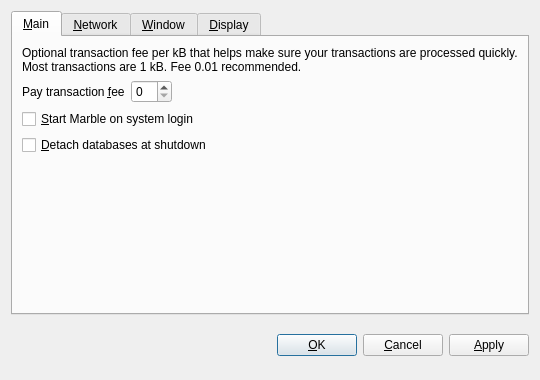
<?xml version="1.0" encoding="UTF-8"?>
<ui version="4.0">
 <class>OptionsDialog</class>
 <widget class="QDialog" name="OptionsDialog">
  <property name="geometry">
   <rect>
    <x>0</x>
    <y>0</y>
    <width>540</width>
    <height>380</height>
   </rect>
  </property>
  <property name="windowTitle">
   <string>Options</string>
  </property>
  <property name="modal">
   <bool>true</bool>
  </property>
  <layout class="QVBoxLayout" name="verticalLayout">
   <item>
    <widget class="QTabWidget" name="tabWidget">
     <property name="tabPosition">
      <enum>QTabWidget::North</enum>
     </property>
     <property name="currentIndex">
      <number>0</number>
     </property>
     <widget class="QWidget" name="tabMain">
      <attribute name="title">
       <string>&amp;Main</string>
      </attribute>
      <layout class="QVBoxLayout" name="verticalLayout_Main">
       <item>
        <widget class="QLabel" name="transactionFeeInfoLabel">
         <property name="text">
          <string>Optional transaction fee per kB that helps make sure your transactions are processed quickly. Most transactions are 1 kB. Fee 0.01 recommended.</string>
         </property>
         <property name="textFormat">
          <enum>Qt::PlainText</enum>
         </property>
         <property name="wordWrap">
          <bool>true</bool>
         </property>
        </widget>
       </item>
       <item>
        <layout class="QHBoxLayout" name="horizontalLayout_Main">
         <item>
          <widget class="QLabel" name="transactionFeeLabel">
           <property name="text">
            <string>Pay transaction &amp;fee</string>
           </property>
           <property name="textFormat">
            <enum>Qt::PlainText</enum>
           </property>
           <property name="buddy">
            <cstring>transactionFee</cstring>
           </property>
          </widget>
         </item>
         <item>
          <widget class="BitcoinAmountField" name="transactionFee"/>
         </item>
         <item>
          <spacer name="horizontalSpacer_Main">
           <property name="orientation">
            <enum>Qt::Horizontal</enum>
           </property>
           <property name="sizeHint" stdset="0">
            <size>
             <width>40</width>
             <height>20</height>
            </size>
           </property>
          </spacer>
         </item>
        </layout>
       </item>
       <item>
        <widget class="QCheckBox" name="bitcoinAtStartup">
         <property name="toolTip">
          <string>Automatically start Marble after logging in to the system.</string>
         </property>
         <property name="text">
          <string>&amp;Start Marble on system login</string>
         </property>
        </widget>
       </item>
       <item>
        <widget class="QCheckBox" name="detachDatabases">
         <property name="toolTip">
          <string>Detach block and address databases at shutdown. This means they can be moved to another data directory, but it slows down shutdown. The wallet is always detached.</string>
         </property>
         <property name="text">
          <string>&amp;Detach databases at shutdown</string>
         </property>
        </widget>
       </item>
       <item>
        <spacer name="verticalSpacer_Main">
         <property name="orientation">
          <enum>Qt::Vertical</enum>
         </property>
         <property name="sizeHint" stdset="0">
          <size>
           <width>20</width>
           <height>40</height>
          </size>
         </property>
        </spacer>
       </item>
      </layout>
     </widget>
     <widget class="QWidget" name="tabNetwork">
      <attribute name="title">
       <string>&amp;Network</string>
      </attribute>
      <layout class="QVBoxLayout" name="verticalLayout_Network">
       <item>
        <widget class="QCheckBox" name="mapPortUpnp">
         <property name="toolTip">
          <string>Automatically open the Marble client port on the router. This only works when your router supports UPnP and it is enabled.</string>
         </property>
         <property name="text">
          <string>Map port using &amp;UPnP</string>
         </property>
        </widget>
       </item>
       <item>
        <widget class="QCheckBox" name="connectSocks">
         <property name="toolTip">
          <string>Connect to the Marble network through a SOCKS proxy (e.g. when connecting through Tor).</string>
         </property>
         <property name="text">
          <string>&amp;Connect through SOCKS proxy:</string>
         </property>
        </widget>
       </item>
       <item>
        <layout class="QHBoxLayout" name="horizontalLayout_Network">
         <item>
          <widget class="QLabel" name="proxyIpLabel">
           <property name="text">
            <string>Proxy &amp;IP:</string>
           </property>
           <property name="textFormat">
            <enum>Qt::PlainText</enum>
           </property>
           <property name="buddy">
            <cstring>proxyIp</cstring>
           </property>
          </widget>
         </item>
         <item>
          <widget class="QValidatedLineEdit" name="proxyIp">
           <property name="maximumSize">
            <size>
             <width>140</width>
             <height>16777215</height>
            </size>
           </property>
           <property name="toolTip">
            <string>IP address of the proxy (e.g. 127.0.0.1)</string>
           </property>
          </widget>
         </item>
         <item>
          <widget class="QLabel" name="proxyPortLabel">
           <property name="text">
            <string>&amp;Port:</string>
           </property>
           <property name="textFormat">
            <enum>Qt::PlainText</enum>
           </property>
           <property name="buddy">
            <cstring>proxyPort</cstring>
           </property>
          </widget>
         </item>
         <item>
          <widget class="QLineEdit" name="proxyPort">
           <property name="maximumSize">
            <size>
             <width>55</width>
             <height>16777215</height>
            </size>
           </property>
           <property name="toolTip">
            <string>Port of the proxy (e.g. 9050)</string>
           </property>
          </widget>
         </item>
         <item>
          <widget class="QLabel" name="socksVersionLabel">
           <property name="text">
            <string>SOCKS &amp;Version:</string>
           </property>
           <property name="textFormat">
            <enum>Qt::PlainText</enum>
           </property>
           <property name="buddy">
            <cstring>socksVersion</cstring>
           </property>
          </widget>
         </item>
         <item>
          <widget class="QValueComboBox" name="socksVersion">
           <property name="toolTip">
            <string>SOCKS version of the proxy (e.g. 5)</string>
           </property>
          </widget>
         </item>
         <item>
          <spacer name="horizontalSpacer_Network">
           <property name="orientation">
            <enum>Qt::Horizontal</enum>
           </property>
           <property name="sizeHint" stdset="0">
            <size>
             <width>40</width>
             <height>20</height>
            </size>
           </property>
          </spacer>
         </item>
        </layout>
       </item>
       <item>
        <spacer name="verticalSpacer_Network">
         <property name="orientation">
          <enum>Qt::Vertical</enum>
         </property>
         <property name="sizeHint" stdset="0">
          <size>
           <width>20</width>
           <height>40</height>
          </size>
         </property>
        </spacer>
       </item>
      </layout>
     </widget>
     <widget class="QWidget" name="tabWindow">
      <attribute name="title">
       <string>&amp;Window</string>
      </attribute>
      <layout class="QVBoxLayout" name="verticalLayout_Window">
       <item>
        <widget class="QCheckBox" name="minimizeToTray">
         <property name="toolTip">
          <string>Show only a tray icon after minimizing the window.</string>
         </property>
         <property name="text">
          <string>&amp;Minimize to the tray instead of the taskbar</string>
         </property>
        </widget>
       </item>
       <item>
        <widget class="QCheckBox" name="minimizeOnClose">
         <property name="toolTip">
          <string>Minimize instead of exit the application when the window is closed. When this option is enabled, the application will be closed only after selecting Quit in the menu.</string>
         </property>
         <property name="text">
          <string>M&amp;inimize on close</string>
         </property>
        </widget>
       </item>
       <item>
        <spacer name="verticalSpacer_Window">
         <property name="orientation">
          <enum>Qt::Vertical</enum>
         </property>
         <property name="sizeHint" stdset="0">
          <size>
           <width>20</width>
           <height>40</height>
          </size>
         </property>
        </spacer>
       </item>
      </layout>
     </widget>
     <widget class="QWidget" name="tabDisplay">
      <attribute name="title">
       <string>&amp;Display</string>
      </attribute>
      <layout class="QVBoxLayout" name="verticalLayout_Display">
       <item>
        <layout class="QHBoxLayout" name="horizontalLayout_1_Display">
         <item>
          <widget class="QLabel" name="langLabel">
           <property name="text">
            <string>User Interface &amp;language:</string>
           </property>
           <property name="textFormat">
            <enum>Qt::PlainText</enum>
           </property>
           <property name="buddy">
            <cstring>lang</cstring>
           </property>
          </widget>
         </item>
         <item>
          <widget class="QValueComboBox" name="lang">
           <property name="toolTip">
            <string>The user interface language can be set here. This setting will take effect after restarting Marble.</string>
           </property>
          </widget>
         </item>
        </layout>
       </item>
       <item>
        <layout class="QHBoxLayout" name="horizontalLayout_2_Display">
         <item>
          <widget class="QLabel" name="unitLabel">
           <property name="text">
            <string>&amp;Unit to show amounts in:</string>
           </property>
           <property name="textFormat">
            <enum>Qt::PlainText</enum>
           </property>
           <property name="buddy">
            <cstring>unit</cstring>
           </property>
          </widget>
         </item>
         <item>
          <widget class="QValueComboBox" name="unit">
           <property name="toolTip">
            <string>Choose the default subdivision unit to show in the interface and when sending coins.</string>
           </property>
          </widget>
         </item>
        </layout>
       </item>
       <item>
        <widget class="QCheckBox" name="displayAddresses">
         <property name="toolTip">
          <string>Whether to show Marble addresses in the transaction list or not.</string>
         </property>
         <property name="text">
          <string>&amp;Display addresses in transaction list</string>
         </property>
        </widget>
       </item>
       <item>
        <widget class="QCheckBox" name="coinControlFeatures">
         <property name="toolTip">
          <string>Whether to show coin control features or not.</string>
         </property>
         <property name="text">
          <string>Display coin &amp;control features (experts only!)</string>
         </property>
        </widget>
       </item>
       <item>
        <spacer name="verticalSpacer_Display">
         <property name="orientation">
          <enum>Qt::Vertical</enum>
         </property>
         <property name="sizeHint" stdset="0">
          <size>
           <width>20</width>
           <height>40</height>
          </size>
         </property>
        </spacer>
       </item>
      </layout>
     </widget>
    </widget>
   </item>
   <item>
    <layout class="QHBoxLayout" name="horizontalLayout_Buttons">
     <item>
      <spacer name="horizontalSpacer_1">
       <property name="orientation">
        <enum>Qt::Horizontal</enum>
       </property>
       <property name="sizeHint" stdset="0">
        <size>
         <width>40</width>
         <height>48</height>
        </size>
       </property>
      </spacer>
     </item>
     <item>
      <widget class="QLabel" name="statusLabel">
       <property name="font">
        <font>
         <weight>75</weight>
         <bold>true</bold>
        </font>
       </property>
       <property name="text">
        <string/>
       </property>
       <property name="textFormat">
        <enum>Qt::PlainText</enum>
       </property>
       <property name="wordWrap">
        <bool>true</bool>
       </property>
      </widget>
     </item>
     <item>
      <spacer name="horizontalSpacer_2">
       <property name="orientation">
        <enum>Qt::Horizontal</enum>
       </property>
       <property name="sizeHint" stdset="0">
        <size>
         <width>40</width>
         <height>48</height>
        </size>
       </property>
      </spacer>
     </item>
     <item>
      <widget class="QPushButton" name="okButton">
       <property name="text">
        <string>&amp;OK</string>
       </property>
      </widget>
     </item>
     <item>
      <widget class="QPushButton" name="cancelButton">
       <property name="text">
        <string>&amp;Cancel</string>
       </property>
       <property name="autoDefault">
        <bool>false</bool>
       </property>
      </widget>
     </item>
     <item>
      <widget class="QPushButton" name="applyButton">
       <property name="text">
        <string>&amp;Apply</string>
       </property>
       <property name="autoDefault">
        <bool>false</bool>
       </property>
      </widget>
     </item>
    </layout>
   </item>
  </layout>
 </widget>
 <customwidgets>
  <customwidget>
   <class>BitcoinAmountField</class>
   <extends>QSpinBox</extends>
   <header>bitcoinamountfield.h</header>
  </customwidget>
  <customwidget>
   <class>QValueComboBox</class>
   <extends>QComboBox</extends>
   <header>qvaluecombobox.h</header>
  </customwidget>
  <customwidget>
   <class>QValidatedLineEdit</class>
   <extends>QLineEdit</extends>
   <header>qvalidatedlineedit.h</header>
  </customwidget>
 </customwidgets>
 <resources/>
 <connections/>
</ui>
